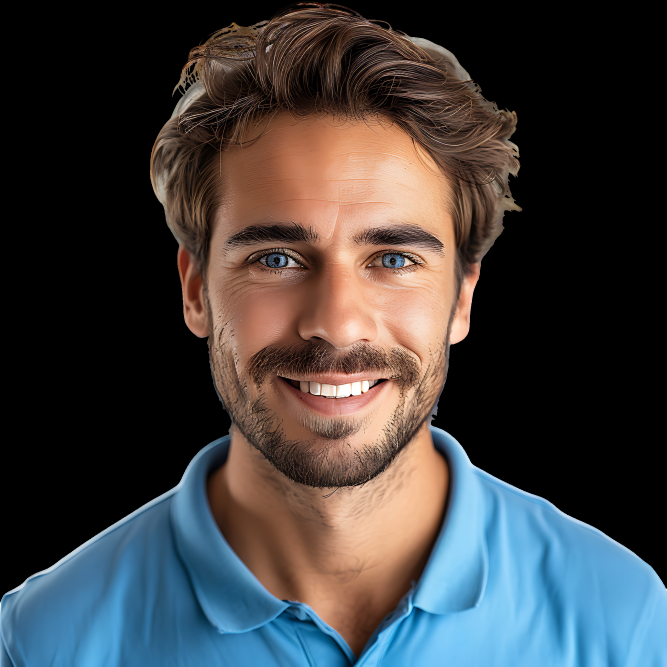
#> input picture image3.png, 2000 x 2000 px, found by its file name (shown at 1/3 size)
$ python sift.py
#> lines starting #> are read from the running program, lines starting #| are printed output that depends on the picture
import cv2
import matplotlib.pyplot as plt
import numpy as np

image1 = cv2.imread(r'/home/isaac/Desktop/pcv/pcv_lab/image3.png')
#> image1 is the input picture: shape (2000, 2000, 3); mean B, G, R 63, 62.2, 63.6

if image1 is None:
    print('Could not open or find the image')
    exit(0)
else:
    training_image = cv2.cvtColor(image1, cv2.COLOR_BGR2RGB)

    training_gray = cv2.cvtColor(training_image, cv2.COLOR_RGB2GRAY)
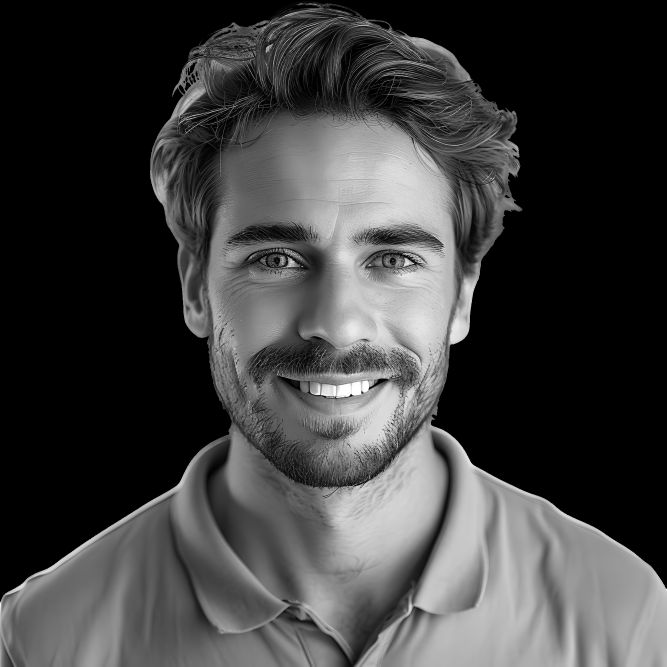
#> training_gray: shape (2000, 2000) (shown at 1/3 size); min 0, max 255, mean 62.7

    test_image = cv2.pyrDown(training_image)

    test_image = cv2.pyrDown(test_image)
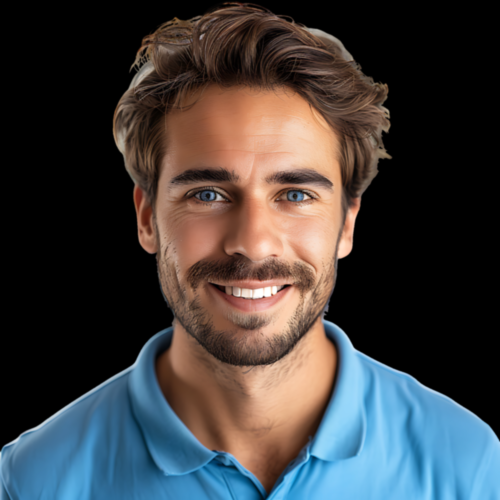
#> test_image: shape (500, 500, 3); mean R, G, B 63.6, 62.1, 62.8

    num_rows, num_cols = test_image.shape[:2]
#> num_rows = 500; num_cols = 500

    rotation_matrix = cv2.getRotationMatrix2D((num_cols/2, num_rows/2), 30, 1)

    test_image = cv2.warpAffine(test_image, rotation_matrix, (num_cols, num_rows))
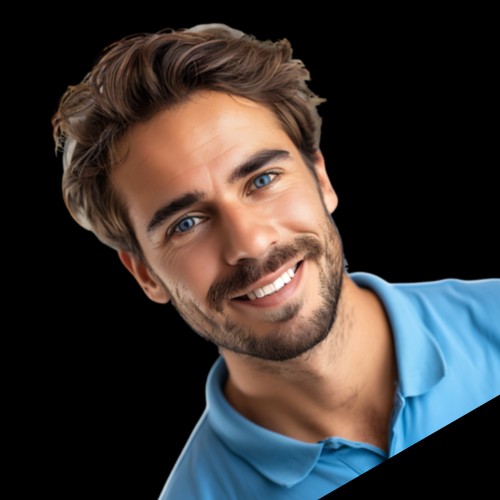
#> test_image: shape (500, 500, 3); mean R, G, B 58.7, 53, 51

    test_gray = cv2.cvtColor(test_image, cv2.COLOR_RGB2GRAY)
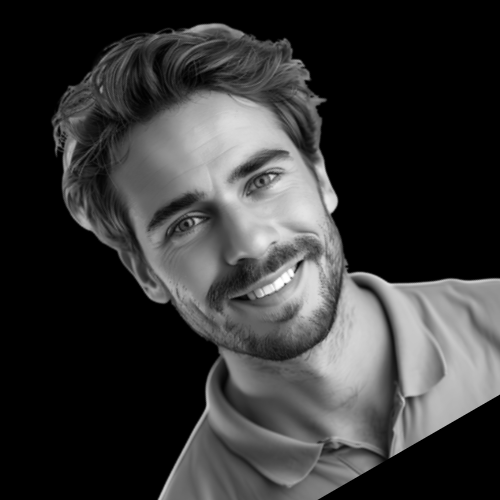
#> test_gray: shape (500, 500); min 0, max 255, mean 54.5

    fig, plots = plt.subplots(1, 2, figsize = (20,10))


    #SIFT

    sift = cv2.SIFT_create()

    keypoints_train, descriptors_train = sift.detectAndCompute(training_gray, None)
#> keypoints_train = 7287 keypoints; strongest (x, y, size): (1053, 1186, 5.1), (1086, 1178, 4.4), (1110, 1164, 5.1), (752, 180, 2.1)
    keypoints_test, descriptors_train = sift.detectAndCompute(test_gray, None)
#> keypoints_test = 536 keypoints; strongest (x, y, size): (331, 201, 9.4), (299, 264, 4.6), (235, 165, 123.6), (321, 169, 7.1)

    training_image_with_keypoints = cv2.drawKeypoints(training_image, keypoints_train, None)
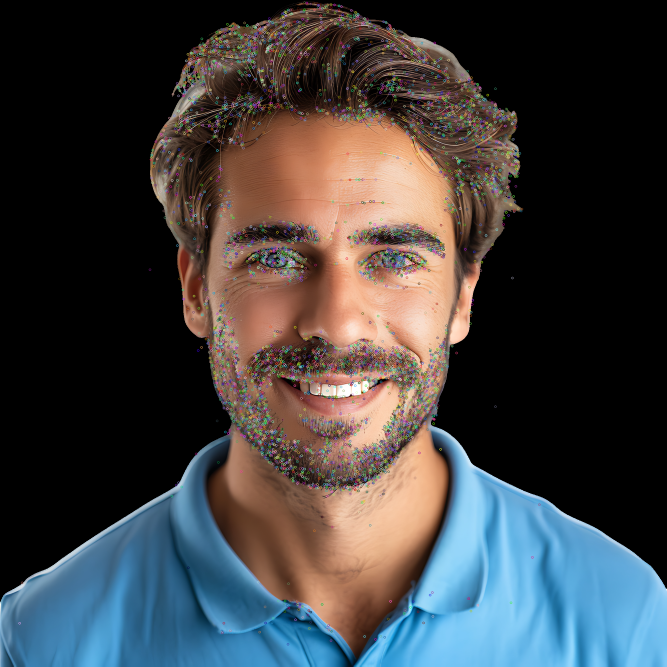
#> training_image_with_keypoints: shape (2000, 2000, 3) (shown at 1/3 size); mean R, G, B 64.2, 63.7, 64.8
    test_image_with_keypoints = cv2.drawKeypoints(test_image, keypoints_test, None)
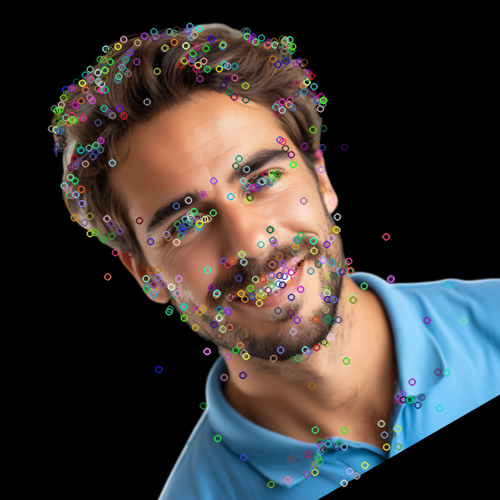
#> test_image_with_keypoints: shape (500, 500, 3); mean R, G, B 59.6, 54.9, 53.1

    bf = cv2.BFMatcher(cv2.NORM_L2, crossCheck = False)

    matches = bf.match(descriptors_train, descriptors_train)
#> matches = 536 matches
    matches = sorted(matches, key=lambda x:x.distance)

    result = cv2.drawMatches(training_image, keypoints_train, test_image, keypoints_test, matches[:50],
    None, flags = cv2.DrawMatchesFlags_NOT_DRAW_SINGLE_POINTS)
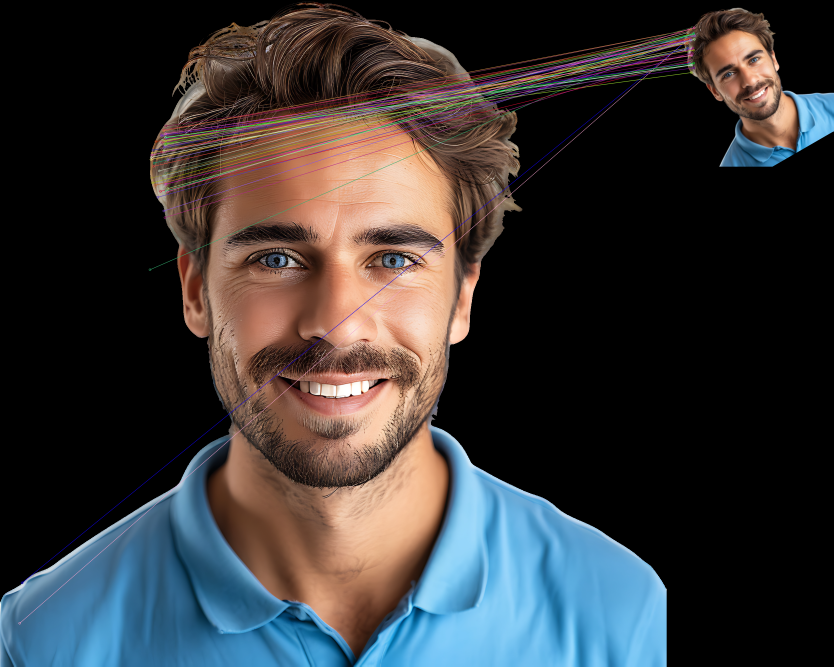
#> result: shape (2000, 2500, 3) (shown at 1/3 size); mean R, G, B 55.5, 53.8, 54.7

    plt.figure(figsize = (14,7))

    plt.title('Best Matching Points')

    plt.imshow(result)
    plt.axis('off')  # Hide axes for better visualization
    plt.show()
    print("\nNumber of Matching Keypoints Between The Training and Query Images: ", len(matches))
#| Number of Matching Keypoints Between The Training and Query Images:  536

$ run again, with test.webp saved as image3.png
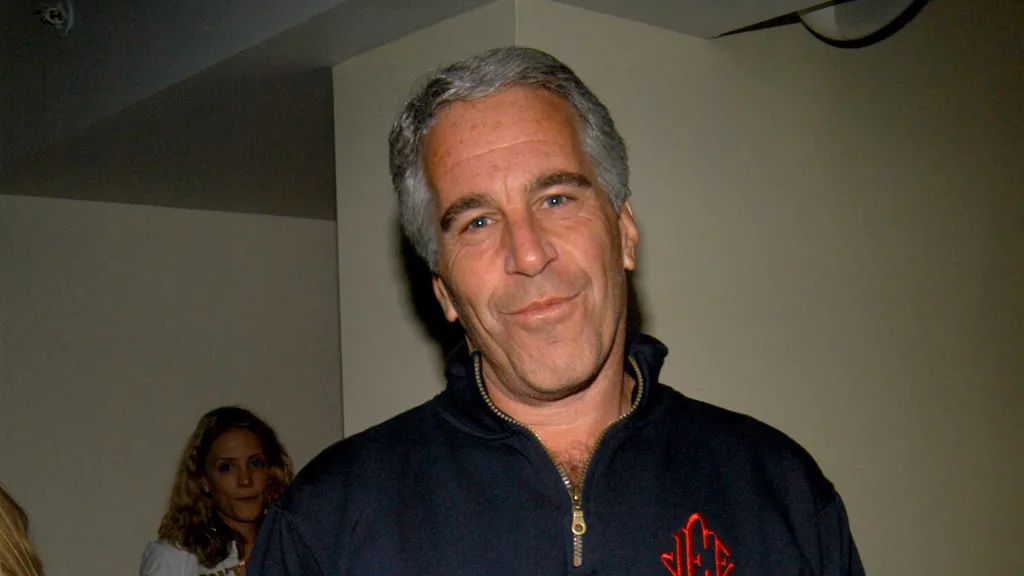
#> input picture test.webp, 1024 x 576 px, found by its file name
#> image1 is the input picture: shape (576, 1024, 3); mean B, G, R 56.6, 69.2, 77.6
#> keypoints_train = 654 keypoints; strongest (x, y, size): (566, 482, 2.1), (452, 314, 7.8), (503, 416, 1.9), (499, 413, 2)
#> keypoints_test = 90 keypoints; strongest (x, y, size): (158, 96, 11.1), (172, 115, 3.2), (118, 85, 2.2), (164, 70, 8.7)
#> `test_image_with_keypoints = cv2.drawKeypoints(test_image, keypoints_te..`:
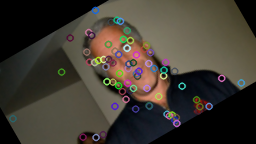
#> test_image_with_keypoints: shape (144, 256, 3); mean R, G, B 64.8, 58.9, 50.1
#> matches = 90 matches
#> `result = cv2.drawMatches(training_image, keypoints_train, test_image, ..`:
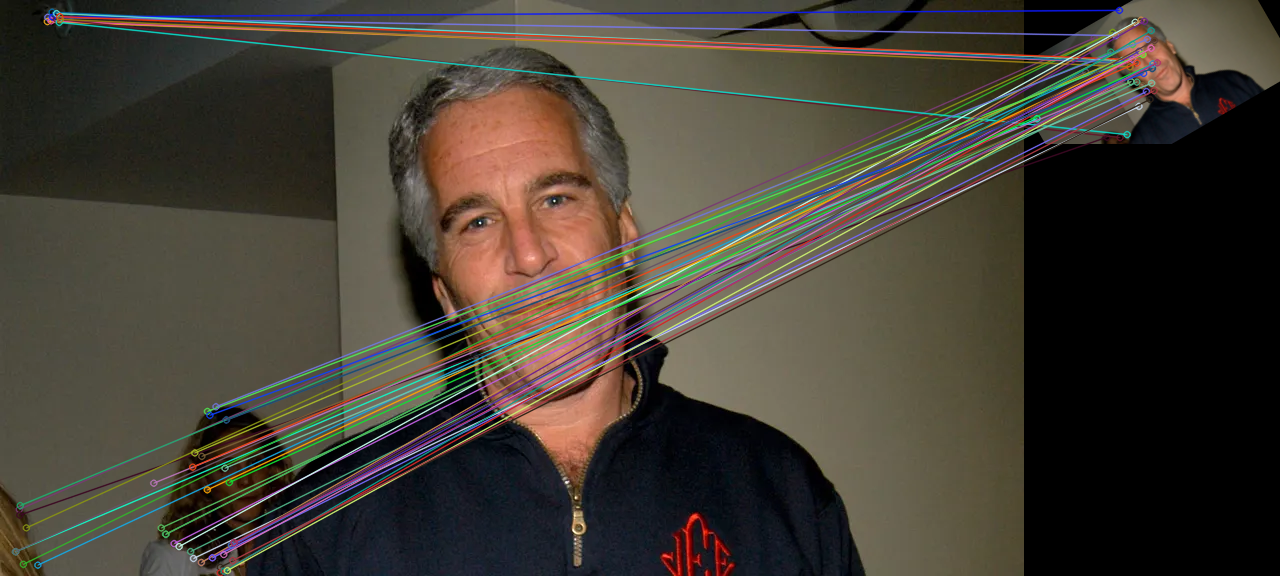
#> result: shape (576, 1280, 3); mean R, G, B 68, 62.3, 52.7
#| Number of Matching Keypoints Between The Training and Query Images:  90
